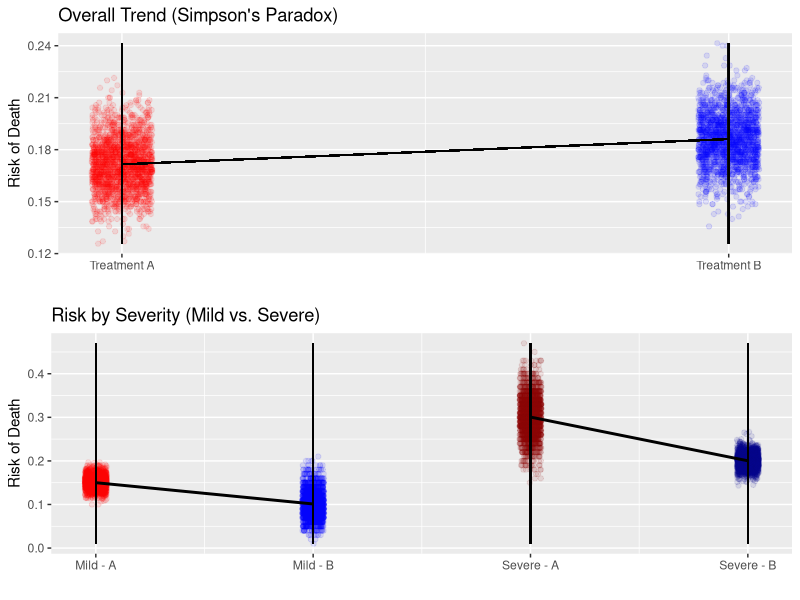
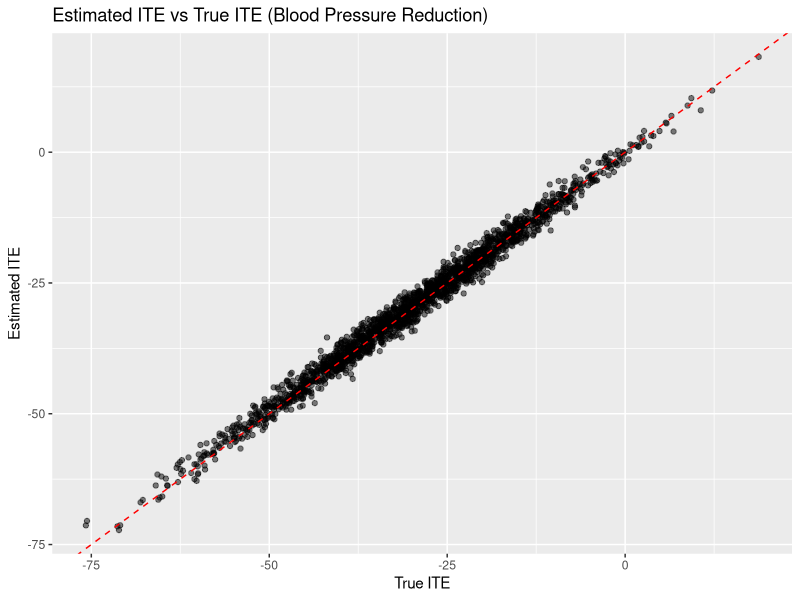
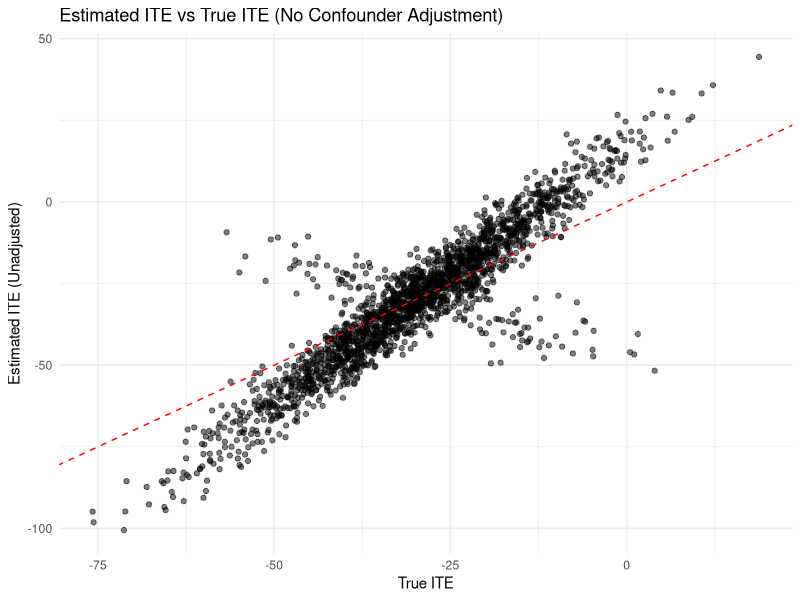

These charts were generated, in order, by the following R code:
## ---- chunk 1

  suppressWarnings({
  library(ggplot2)
  library(dplyr)
  library(gridExtra)

  n_simulations <- 2000

  rate11 <- numeric(n_simulations)  # Mild and Treatment A
  rate12 <- numeric(n_simulations)  # Mild and Treatment B
  rate21 <- numeric(n_simulations)  # Severe and Treatment A
  rate22 <- numeric(n_simulations)  # Severe and Treatment B
  rate1  <- numeric(n_simulations)  # Total for Treatment A
  rate2  <- numeric(n_simulations)  # Total for Treatment B

  for (i in 1:n_simulations) {

  severity <- rep(c("Mild", "Severe"), each = 700)
  treatment <- c(rep("Treatment A", 600), rep("Treatment B", 100), rep("Treatment A", 100), rep("Treatment B", 600))
  outcome <- c(rbinom(600, 1, 0.15), rbinom(100, 1, 0.1), rbinom(100, 1, 0.3), rbinom(600, 1, 0.2))

  data <- data.frame(Severity = severity, Treatment = treatment, Outcome = outcome)

  death_counts <- tapply(data$Outcome, list(data$Severity, data$Treatment), sum)
  total_counts <- table(data$Severity, data$Treatment)
  proportions <- death_counts / total_counts
  
  rate11[i] <- proportions["Mild", "Treatment A"]  
  rate12[i] <- proportions["Mild", "Treatment B"]  
  rate21[i] <- proportions["Severe", "Treatment A"]  
  rate22[i] <- proportions["Severe", "Treatment B"]  
  rate1[i]  <- sum(death_counts["Mild", "Treatment A"], death_counts["Severe", "Treatment A"]) / 
               sum(total_counts["Mild", "Treatment A"], total_counts["Severe", "Treatment A"]) 
  rate2[i]  <- sum(death_counts["Mild", "Treatment B"], death_counts["Severe", "Treatment B"]) / 
               sum(total_counts["Mild", "Treatment B"], total_counts["Severe", "Treatment B"])
  }

  avg_rate11 <- mean(rate11) * 100  
  avg_rate12 <- mean(rate12) * 100
  avg_rate21 <- mean(rate21) * 100
  avg_rate22 <- mean(rate22) * 100
  avg_rate1  <- mean(rate1) * 100
  avg_rate2  <- mean(rate2) * 100

  final_table <- data.frame(
    Treatment = c("Treatment A", "Treatment B"),
    Mild_Avg = paste(round(c(avg_rate11, avg_rate12), 1), "%"),
    Severe_Avg = paste(round(c(avg_rate21, avg_rate22), 1), "%"),
    Total_Avg = paste(round(c(avg_rate1, avg_rate2), 1), "%")
  )

  print(final_table)

  overall_plot_data <- data.frame(
    X_Pos = rep(c(1, 2), each = n_simulations), 
    Death_rate = c(rate1, rate2),  
    Treatment = rep(c("Treatment A", "Treatment B"), each = n_simulations)  
  )

  p1 <- ggplot(overall_plot_data, aes(x = X_Pos, y = Death_rate, color = Treatment)) +
    geom_point(alpha = 0.1, position = position_jitter(width = 0.05, height = 0), show.legend = FALSE) +
    geom_segment(aes(x = 1, xend = 1, y = min(Death_rate), yend = max(Death_rate)), color = "black") +  
    geom_segment(aes(x = 2, xend = 2, y = min(Death_rate), yend = max(Death_rate)), color = "black") + 
    geom_segment(aes(x = 1, y = avg_rate1 / 100, xend = 2, yend = avg_rate2 / 100), color = "black") + 
    scale_x_continuous(breaks = c(1, 2), labels = c("Treatment A", "Treatment B")) +  
    scale_color_manual(values = c("Treatment A" = "red", "Treatment B" = "blue")) +  
    labs(x = "", y = "Risk of Death", title = "Overall Trend (Simpson's Paradox)")

  plot_data_p2 <- data.frame(
    X_Pos = rep(c(1, 2, 3, 4), each = n_simulations), 
    Death_rate = c(rate11, rate12, rate21, rate22),  
    Group = rep(c("Mild - Treatment A", "Mild - Treatment B", "Severe - Treatment A", "Severe - Treatment B"), each = n_simulations),
    Severity = rep(c("Mild", "Mild", "Severe", "Severe"), each = n_simulations)  
  )

  p2 <- ggplot(plot_data_p2, aes(x = X_Pos, y = Death_rate, color = Group)) +
    geom_point(alpha = 0.1, position = position_jitter(width = 0.05, height = 0)) +  
    geom_segment(aes(x = 1, xend = 1, y = min(Death_rate), yend = max(Death_rate)), color = "black") +  
    geom_segment(aes(x = 2, xend = 2, y = min(Death_rate), yend = max(Death_rate)), color = "black") +  
    geom_segment(aes(x = 3, xend = 3, y = min(Death_rate), yend = max(Death_rate)), color = "black") +  
    geom_segment(aes(x = 4, xend = 4, y = min(Death_rate), yend = max(Death_rate)), color = "black") +  
    geom_smooth(data = subset(plot_data_p2, Severity == "Mild"), method = "lm", se = FALSE, color = "black") +  
    geom_smooth(data = subset(plot_data_p2, Severity == "Severe"), method = "lm", se = FALSE, color = "black") +  
    scale_x_continuous(breaks = c(1, 2, 3, 4), labels = c("Mild - A", "Mild - B", "Severe - A", "Severe - B")) +  
    scale_color_manual(values = c("Mild - Treatment A" = "red", "Mild - Treatment B" = "blue", 
                                  "Severe - Treatment A" = "darkred", "Severe - Treatment B" = "darkblue")) +  
    guides(color = "none") +  
    labs(x = "", y = "Risk of Death", title = "Risk by Severity (Mild vs. Severe)")

  grid.arrange(p1, p2, nrow = 2)
 
  regression_data <- data.frame(
    Death_rate = c(rate11, rate12, rate21, rate22),  
    Treatment = rep(c(0, 1, 0, 1), each = n_simulations),  # 0 = Treatment A, 1 = Treatment B
    Severity = rep(c(0, 0, 1, 1), each = n_simulations)   # 0 = Mild, 1 = Severe
  )

  regression_data$Treatment <- as.numeric(regression_data$Treatment)
  regression_data$Severity <- as.numeric(regression_data$Severity)

  regression_data$Interaction <- regression_data$Treatment * regression_data$Severity

  model <- lm(Death_rate ~ Treatment + Severity + Interaction, data = regression_data)
  
  unique(predict(model))
  })

## ---- chunk 2

n <- 2000

age <- rnorm(n, mean = 50, sd = 10)
bmi <- rnorm(n, mean = 25, sd = 4)
cholesterol <- rnorm(n, mean = 200, sd = 30)

treatment <- rbinom(n, 1, plogis(0.05 * age + 0.01 * cholesterol - 2)) ## Older people more likely to get treatment

y_0 <- 140 - 0.5 * age + 0.3 * bmi + 0.2 * cholesterol + rnorm(n, sd = 5)
y_1 <- y_0 - (40 + 1.0 * age - 0.3 * cholesterol) + rnorm(n, sd = 1.5)
y <- ifelse(treatment == 1, y_1, y_0)

true_ite <- y_1 - y_0

data <- data.frame(
  age,
  bmi,
  cholesterol,
  treatment,
  y,
  true_ite
)

head(data)

## ---- chunk 3

control_model <- lm(y ~ age + bmi + cholesterol, data = data, subset = (treatment == 0))
treatment_model <- lm(y ~ age + bmi + cholesterol, data = data, subset = (treatment == 1))

data$y0_hat <- predict(control_model, newdata = data) 
data$y1_hat <- predict(treatment_model, newdata = data)  

data$ite_estimate <- data$y1_hat - data$y0_hat

head(data[c("ite_estimate", "y0_hat", "y1_hat")])

## ---- chunk 4

library(ggplot2)

ggplot(data, aes(x = true_ite, y = ite_estimate)) + 
  geom_point(alpha = 0.5) + 
  geom_abline(slope = 1, intercept = 0, col = "red", linetype = "dashed") + 
  labs(title = "Estimated ITE vs True ITE (Blood Pressure Reduction)",
      x = "True ITE",
      y = "Estimated ITE")

## ---- chunk 5

y0_hat_simple <- mean(data$y[data$treatment == 0])  
y1_hat_simple <- mean(data$y[data$treatment == 1])  

data$y0_hat_simple <- ifelse(data$treatment == 1, y0_hat_simple, data$y)  
data$y1_hat_simple <- ifelse(data$treatment == 0, y1_hat_simple, data$y)  

data$ite_estimate_simple <- data$y1_hat_simple - data$y0_hat_simple

ggplot(data, aes(x = true_ite, y = ite_estimate_simple)) + 
  geom_point(alpha = 0.5) + 
  geom_abline(slope = 1, intercept = 0, col = "red", linetype = "dashed") + 
  labs(title = "Estimated ITE vs True ITE (No Confounder Adjustment)",
       x = "True ITE",
       y = "Estimated ITE (Unadjusted)") +
  theme_minimal()

## ---- chunk 6

top_beneficiaries <- data[order(data$ite_estimate), ][1:10, ]
top_beneficiaries[, c("age", "bmi", "cholesterol", "ite_estimate")]
